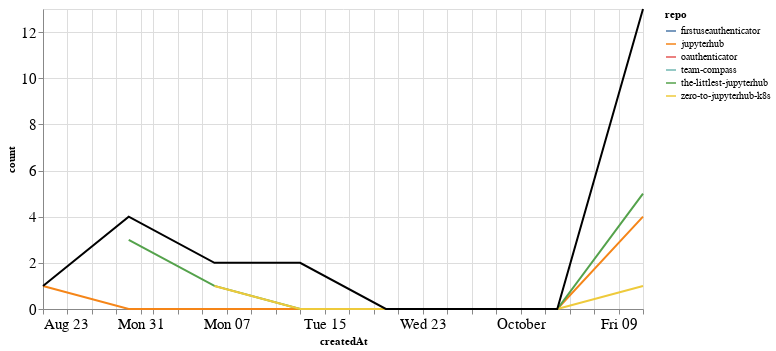

Notebook code for this chart:
### Markdown cell above
## Comments

### Code cell
comments_time = comments.groupby('repo').resample('W', on='createdAt').count()['author'].reset_index()
comments_time = comments_time.rename(columns={'author': 'count'})
comments_time_total = comments_time.groupby('createdAt').agg({"count": "sum"}).reset_index()
ch1 = alt.Chart(comments_time, width=600).mark_line().encode(
    x='createdAt',
    y='count',
    color='repo',
    tooltip="repo"
)

ch2 = alt.Chart(comments_time_total, width=600).mark_line(color="black").encode(
    x='createdAt',
    y='count',
)

ch1 + ch2

### Figure 1 — Vega-Lite specification as saved in the notebook (floating-point values rounded to 4 significant figures)
{"config": {"axisLeft": {"labelFontSize": 15}, "axisBottom": {"labelFontSize": 15}}, "layer": [{"data": {"name": "data-819a448b014d63e89686dba64f6d8b03"}, "mark": "line", "encoding": {"color": {"type": "nominal", "field": "repo"}, "tooltip": {"type": "nominal", "field": "repo"}, "x": {"type": "temporal", "field": "createdAt"}, "y": {"type": "quantitative", "field": "count"}}, "width": 600}, {"data": {"name": "data-ba9b56288013294a99f771d42f47a306"}, "mark": {"type": "line", "color": "black"}, "encoding": {"x": {"type": "temporal", "field": "createdAt"}, "y": {"type": "quantitative", "field": "count"}}, "width": 600}], "$schema": "https://vega.github.io/schema/vega-lite/v4.8.1.json", "datasets": {"data-819a448b014d63e89686dba64f6d8b03": [{"repo": "firstuseauthenticator", "createdAt": "2020-10-11T00:00:00", "count": 3}, {"repo": "jupyterhub", "createdAt": "2020-08-23T00:00:00", "count": 1}, {"repo": "jupyterhub", "createdAt": "2020-08-30T00:00:00", "count": 0}, {"repo": "jupyterhub", "createdAt": "2020-09-06T00:00:00", "count": 0}, {"repo": "jupyterhub", "createdAt": "2020-09-13T00:00:00", "count": 0}, {"repo": "jupyterhub", "createdAt": "2020-09-20T00:00:00", "count": 0}, {"repo": "jupyterhub", "createdAt": "2020-09-27T00:00:00", "count": 0}, {"repo": "jupyterhub", "createdAt": "2020-10-04T00:00:00", "count": 0}, {"repo": "jupyterhub", "createdAt": "2020-10-11T00:00:00", "count": 4}, {"repo": "oauthenticator", "createdAt": "2020-09-13T00:00:00", "count": 2}, {"repo": "team-compass", "createdAt": "2020-08-30T00:00:00", "count": 1}, {"repo": "the-littlest-jupyterhub", "createdAt": "2020-08-30T00:00:00", "count": 3}, {"repo": "the-littlest-jupyterhub", "createdAt": "2020-09-06T00:00:00", "count": 1}, {"repo": "the-littlest-jupyterhub", "createdAt": "2020-09-13T00:00:00", "count": 0}, {"repo": "the-littlest-jupyterhub", "createdAt": "2020-09-20T00:00:00", "count": 0}, {"repo": "the-littlest-jupyterhub", "createdAt": "2020-09-27T00:00:00", "count": 0}, {"repo": "the-littlest-jupyterhub", "createdAt": "2020-10-04T00:00:00", "count": 0}, {"repo": "the-littlest-jupyterhub", "createdAt": "2020-10-11T00:00:00", "count": 5}, {"repo": "zero-to-jupyterhub-k8s", "createdAt": "2020-09-06T00:00:00", "count": 1}, {"repo": "zero-to-jupyterhub-k8s", "createdAt": "2020-09-13T00:00:00", "count": 0}, {"repo": "zero-to-jupyterhub-k8s", "createdAt": "2020-09-20T00:00:00", "count": 0}, {"repo": "zero-to-jupyterhub-k8s", "createdAt": "2020-09-27T00:00:00", "count": 0}, {"repo": "zero-to-jupyterhub-k8s", "createdAt": "2020-10-04T00:00:00", "count": 0}, {"repo": "zero-to-jupyterhub-k8s", "createdAt": "2020-10-11T00:00:00", "count": 1}], "data-ba9b56288013294a99f771d42f47a306": [{"createdAt": "2020-08-23T00:00:00", "count": 1}, {"createdAt": "2020-08-30T00:00:00", "count": 4}, {"createdAt": "2020-09-06T00:00:00", "count": 2}, {"createdAt": "2020-09-13T00:00:00", "count": 2}, {"createdAt": "2020-09-20T00:00:00", "count": 0}, {"createdAt": "2020-09-27T00:00:00", "count": 0}, {"createdAt": "2020-10-04T00:00:00", "count": 0}, {"createdAt": "2020-10-11T00:00:00", "count": 13}]}}
